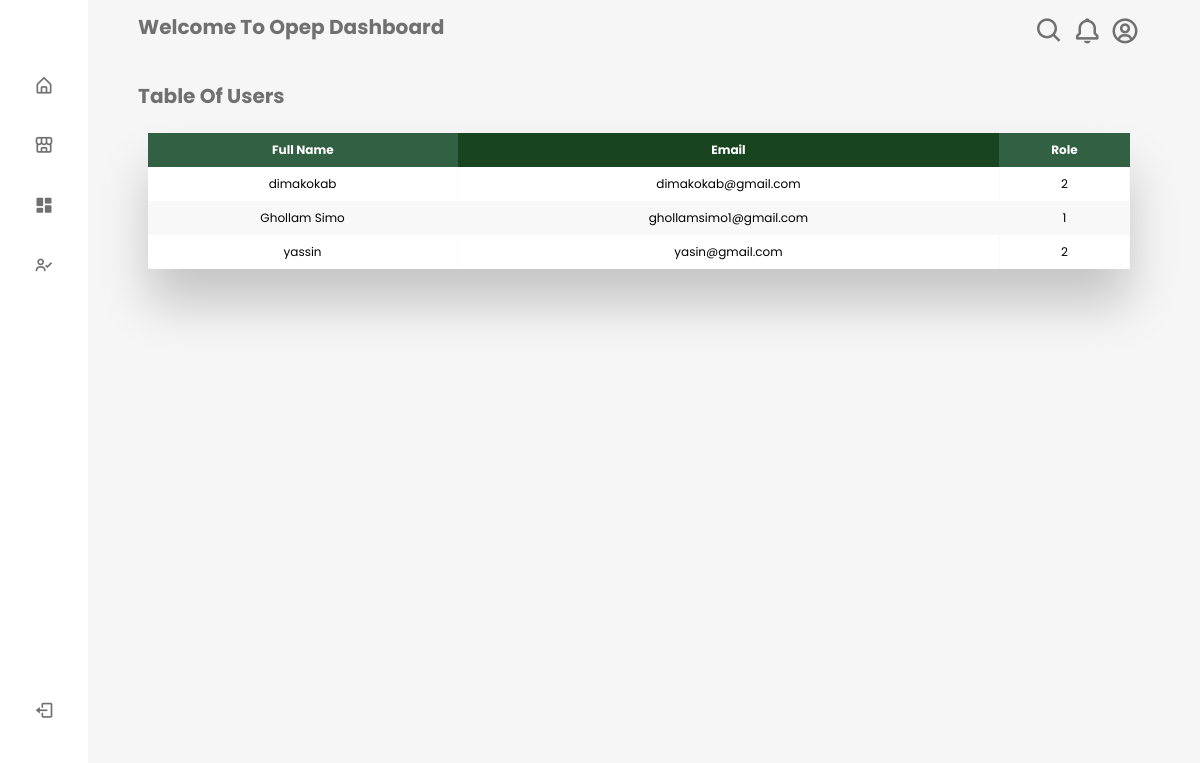
/admin/users.php, run on the app's committed database.
### tables this page shows
CREATE TABLE `users` (
  `iduser` int(11) NOT NULL,
  `fullname` varchar(255) DEFAULT NULL,
  `password` varchar(202) DEFAULT NULL,
  `idrole` int(11) DEFAULT NULL,
  `email` varchar(202) DEFAULT NULL
);

### admin/users.php (the view, shortened to what this page needs)
<?php
include '../config/connect.php';
$showusers = "SELECT * FROM users";
$stmtow = $conn->query($showusers);
?>
<!DOCTYPE html>
<html lang="en">
<head>
    <link href='https://unpkg.com/boxicons@2.1.1/css/boxicons.min.css' rel='stylesheet'>
    <link rel="stylesheet" href="../css/dashboard.css">
</head>
<body>
    <?php include './sidebar.php' ?>
    <section class="home ">
        <div class="text nav_dash">
            <h6>Welcome To Opep Dashboard</h6>
            <div class="icon">
                <i class='bx bx-search icon'></i>
                <i class='bx bx-bell icon'></i>
                <i class='bx bx-user-circle'></i>
            </div>
        </div>
        <div>
            <div class="text">
                <h6>Table Of Users</h6>
            </div>
            <div class="table-wrapper">
                <table class="fl-table">
                    <thead>
                        <tr>
                            <th>Full Name</th>
                            <th>Email</th>
                            <th>Role</th>
                        </tr>
                    </thead>
                    <tbody>
                        <?php
                        while ($users = mysqli_fetch_assoc($stmtow)) :
                        ?>
                        <tr>
                            <td><?= $users['fullname'] ?></td>
                            <td><?= $users['email'] ?></td>
                            <td><?= $users['idrole'] ?></td>
                        </tr>
                        <?php endwhile ?>
                </table>
            </div>
        </div>
    </section>
</body>
</html>

### css/dashboard.css (style rules this page uses)
* { margin: 0; padding: 0; box-sizing: border-box; font-family: "Poppins", sans-serif; }
.table-wrapper { margin: 10px 70px 70px; box-shadow: 0px 35px 50px rgba(0, 0, 0, 0.2); }
.fl-table { border-radius: 5px; font-size: 12px; font-weight: normal; border: none; border-collapse: collapse; width: 100%; max-width: 100%; white-space: nowrap; background-color: white; }
.fl-table td, .fl-table th { text-align: center; padding: 8px; }
.fl-table td { border-right: 1px solid #f8f8f8; font-size: 12px; }
.fl-table thead th { color: #ffffff; background: #18451f; }
.fl-table thead th:nth-child(odd) { color: #ffffff; background: #326043; }
.fl-table tr:nth-child(even) { background: #F8F8F8; }

### css/sidebar.css (style rules this page uses)
:root { --body-color: #f6f6f6; --sidebar-color: #fff; --primary-color: #557C55; --primary-color-light: #f6f5ff; --toggle-color: #ddd; --text-color: #707070; --tran-03: all 0.2s ease; --tran-03: all 0.3s ease; --tran-04: all 0.3s ease; --tran-05: all 0.3s ease; }
body { background-color: var(--body-color); transition: var(--tran-05); }
.home { position: absolute; top: 0; top: 0; left: 250px; height: 100vh; width: calc(100% - 250px); background-color: var(--body-color); transition: var(--tran-05); }
.home .text { font-size: 30px; font-weight: 500; color: var(--text-color); padding: 12px 60px; }
.sidebar.close~.home { left: 78px; height: 100vh; width: calc(100% - 78px); }
.nav_dash { display: flex; justify-content: space-between; }

### data on the page
users: fullname "dimakokab", email "dimakokab@gmail.com", idrole "2"
users: fullname "Ghollam Simo", email "ghollamsimo1@gmail.com", idrole "1"
users: fullname "yassin", email "yasin@gmail.com", idrole "2"
